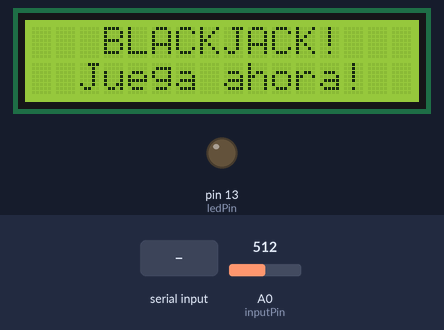
The sketch below on a simulated Arduino Uno, built with avr-gcc and run on an emulated ATmega328P. Parts: 16×2 character LCD, output pins drawn as LEDs (lit = HIGH). Inputs (shaded band) come from the test bench; at power-on: A0 (inputPin) = 512. What the sketch prints to the serial monitor is not drawn.

Above: at 1.2 s.
1.3 s: A0 (inputPin) set to 485
2.8 s: A0 (inputPin) set to 459
At 4.0 s:
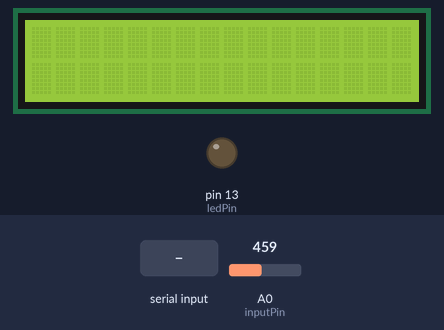
4.3 s: "<%>" received over Serial
5.8 s: byte 35 ('#') received over Serial
At 6.5 s:
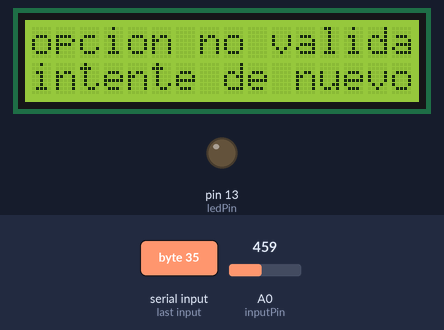
8.8 s: byte 65 ('A') received over Serial
10.3 s: "<?>" received over Serial
Timing chart, 0 to 12.8 s (numbered marks = the images above; inputs shaded):
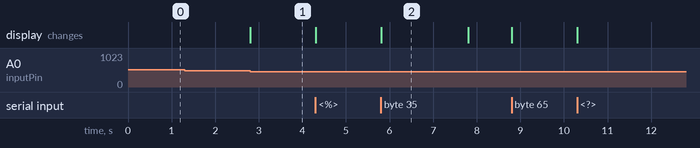

The sketch:

SlaveRyG.ino
```cpp
// include the library code:
#include <LiquidCrystal.h>
// initialize the library with the numbers of the interface pins
LiquidCrystal lcd(7, 6, 5, 4, 3, 2);

// Define constants and variables
const int inputPin = A0;  // buttons array analog input
uint16_t inputValue = 0;   // value read from buttons array
//
const int ledPin = 13; // the pin that the LED is attached to
char incomingByte;      // a variable to read incoming serial data into
char respuesta;
bool booleano=false;
bool primeraVez=true;
int i = 0,x=0,cursore,pr=0;

// initialize internal variables
unsigned int l;             // current line number displayed on the first row
// Initialization
void setup()
{
  //----------------
  Serial.begin(9600);
  // initialize the LED pin as an output:
  pinMode(ledPin, OUTPUT);
  //--------------
  lcd.begin(16, 2);              // set up the LCD's number of columns and rows
  lcd.write("   BLACKJACK!");  // Print a message on the LCD
  lcd.setCursor(0, 1);           // set the cursor to column 0, line 1
  lcd.write("  Juega ahora!");
}

// main loop
void loop()
{
  // check buttons status------------------------------------------------
  inputValue = analogRead(inputPin);

  if(inputValue < 100 && inputValue >= 0) inputValue = 1;
  else if(inputValue < 250 && inputValue > 150) inputValue = 2;
  else if(inputValue < 470 && inputValue > 370) inputValue = 3;
  else if(inputValue < 670 && inputValue > 570) inputValue = 4;
  else if(inputValue < 870 && inputValue > 770) inputValue = 5;
  else if(inputValue <= 1023 && inputValue > 950) inputValue = 0;
  //---------------------------
  // Send answer
  if((inputValue == 1 || inputValue == 2 || inputValue == 3 || inputValue == 4 || inputValue == 5)&& pr>=0)
  {
    lcd.clear();
    lcd.setCursor(0,0);

    if(inputValue == 1){
       respuesta = 's';//si del jugador 1
    }
    if(inputValue == 2){
       respuesta = 'n';//no del jugador 1
    }
    if(inputValue == 3){
       respuesta = '=' ;//quiero volver a jugar
    }
    if(inputValue == 4){
       respuesta = '#' ;//no quiero volver a jugar
    }
    Serial.write(respuesta);
  }

 //-----------------------------------------------------------------

 if (Serial.available() > 0){
  incomingByte = Serial.read();
  if(incomingByte=='%' || incomingByte=='?'){ //si es para jug 1
    booleano = true;
  }
   if(booleano == true){
    if(incomingByte=='^'){
      i=0;
      cursore = 0;
      lcd.clear();
    }
    if(incomingByte=='@'){
      cursore = 1;
      i=0;
    }
    if(incomingByte=='*'){
      //x=0;
      pr++;
    }
    if(incomingByte=='$'){
      x=0;
      i=0;
      pr=0;
    }
    if(incomingByte==']'){
      booleano=false;
      delay(3000);
      lcd.clear();
      lcd.setCursor(0,0);
      lcd.print("Otra carta?");
      lcd.setCursor(0,1);
      lcd.print("1)Si 2)No");
      Serial.write('x'); //se le indica al master
    }
    if(incomingByte==';'){
      booleano=false;
    }
    if(incomingByte=='!'){
      booleano=false;
      delay(3000);
      lcd.clear();
      lcd.setCursor(0,0);
      lcd.print("Perdiste!");
      Serial.write('b');

      delay(3000);
      lcd.clear();
      lcd.setCursor(0,0);
      lcd.print("Volver a jugar?");
      lcd.setCursor(0,1);
      lcd.print("3)Si 4)No");
    }
    if(incomingByte=='z'){
      booleano=false;
      delay(3000);
      lcd.clear();
      lcd.setCursor(0,0);

      delay(3000);
      lcd.clear();
      lcd.setCursor(0,0);
      lcd.print("Volver a jugar?");
      lcd.setCursor(0,1);
      lcd.print("3)Si 4)No");
    }
    if(incomingByte=='u'){
      booleano=false;
      delay(3000);
      lcd.clear();
      lcd.setCursor(0,0);
      lcd.print("Hasta luego!");
    }
    if(incomingByte=='#'){
      lcd.setCursor(0,0);
      lcd.write("opcion no valida");
      lcd.setCursor(0,1);
      lcd.write("intente de nuevo");
      delay(2000);
    }
    //--------------------------
    lcd.setCursor(i,cursore);
    if(incomingByte=='A'){
        lcd.print('A');
        i++;
        x++;
    }
    else if(incomingByte=='B'){
        lcd.print('2');
        i++;
        x++;
    }
    else if(incomingByte=='C'){
        lcd.print('3');
        i++;
        x++;
    }
    else if(incomingByte=='D'){
        lcd.print('4');
        i++;
        x++;
    }
    else if(incomingByte=='E'){
        lcd.print('5');
        i++;
        x++;
    }
    else if(incomingByte=='F'){
        lcd.print('6');
        i++;
        x++;
    }
    else if(incomingByte=='G'){
        lcd.print('7');
        i++;
        x++;
    }
    else if(incomingByte=='H'){
        lcd.print('8');
        i++;
        x++;
    }
    else if(incomingByte=='I'){
        lcd.print('9');
        i++;
        x++;
    }
    else if(incomingByte=='K'){
        lcd.print('K');
        i++;
        x++;
    }
    else if(incomingByte=='s'){
        lcd.print("11");
        i++;
        x++;
    }
    else if(incomingByte==' '){
        lcd.print(' ');
        i++;
        x++;
    }
    else if(incomingByte=='J'){
        lcd.print('J');
        i++;
        x++;
    }
    else if(incomingByte=='1'){
        lcd.print('1');
        i++;
        x++;
    }
    else if(incomingByte=='2'){
        lcd.print('2');
        i++;
        x++;
    }
    else if(incomingByte==':'){
        lcd.print(':');
        i++;
        x++;
    }
    else if(incomingByte=='L'){
        lcd.print("12");
        i++;
        x++;
    }
    else if(incomingByte=='M'){
        lcd.print("13");
        i++;
        x++;
    }
    else if(incomingByte=='O'){
        lcd.print("14");
        i++;
        x++;
    }
    else if(incomingByte=='P'){
        lcd.print("15");
        i++;
        x++;
    }
    else if(incomingByte=='Q'){
        lcd.print("16");
        i++;
        x++;
    }
    else if(incomingByte=='R'){
        lcd.print("17");
        i++;
        x++;
    }
    else if(incomingByte=='S'){
        lcd.print("18");
        i++;
        x++;
    }
    else if(incomingByte=='T'){
        lcd.print("19");
        i++;
        x++;
    }
    else if(incomingByte=='U'){
        lcd.print("20");
        i++;
        x++;
    }
    else if(incomingByte=='V'){
        lcd.print("21");
        i++;
        x++;
    }
    else if(incomingByte=='W'){
        lcd.print("22");
        i++;
        x++;
    }
    else if(incomingByte=='X'){
        lcd.print("23");
        i++;
        x++;
    }
    else if(incomingByte=='Y'){
        lcd.print("24");
        i++;
        x++;
    }
    else if(incomingByte=='Z'){
        lcd.print("25");
        i++;
        x++;
    }
    else if(incomingByte=='<'){
        lcd.print("26");
        i++;
        x++;
    }
    else if(incomingByte=='>'){
        lcd.print("27");
        i++;
        x++;
    }
    else if(incomingByte=='-'){
        lcd.print("28");
        i++;
        x++;
    }
    else if(incomingByte=='+'){
        lcd.print("29");
        i++;
        x++;
    }
    else if(incomingByte=='{'){
        lcd.print("30");
        i++;
        x++;
    }
    else if(incomingByte=='}'){
        lcd.print("31");
        i++;
        x++;
    }
    else if(incomingByte=='h'){
        lcd.print('H');
        i++;
        x++;
    }
    else if(incomingByte=='i'){
        lcd.print('i');
        i++;
        x++;
    }
    else if(incomingByte=='t'){
        lcd.print('t');
        i++;
        x++;
    }
    else if(incomingByte=='o'){
        lcd.print('o');
        i++;
        x++;
    }
    else if(incomingByte=='a'){
        lcd.print('a');
        i++;
        x++;
    }
    else if(incomingByte=='l'){
        lcd.print('l');
        i++;
        x++;
    }
    else if(incomingByte=='j'){
        lcd.setCursor(0,0);
        lcd.print("Ganaste");
        i++;
        x++;
    }
    else if(incomingByte=='k'){
        lcd.setCursor(0,0);
        lcd.print("Perdiste");
        Serial.write('b');
        i++;
        x++;
    }
    else if(incomingByte=='r'){
        lcd.setCursor(0,0);
        lcd.print("Empate");
        i++;
        x++;
    }
    else if(incomingByte=='f'){
        lcd.print('10');
        i++;
        x++;
    }
  }
 }
}
```

Measured:
- the behaviour switches between 470 and 469 on A0 (inputPin) (found by bisection; images 0 and 1)
- after the input at 1.3 s, every drawn part: stays the same
- after the input at 2.8 s, the display: changes at once (image 1)
- after the input at 5.8 s, the display: changes at once (image 2)
- what the display in image 2 shows lasts 2.0 s, from 5.8 s to 7.8 s
